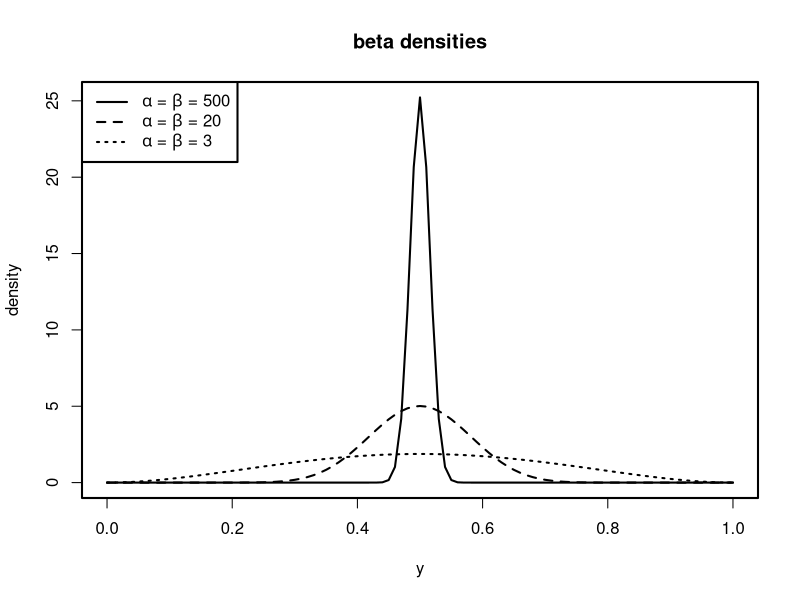

R code for this plot:
#  Figure 20.2

x = seq(0,1,.01)

postscript("beta_densities2.ps",width=6,height=5)
par(lwd=2)
plot(x,dbeta(x,500,500),type="l",lty=1,xlab="y",
   ylab="density",main="beta densities")
lines(x,dbeta(x,20,20),type="l",lty=2)
lines(x,dbeta(x,3,3),type="l",lty=3)

legend("topleft",c(
   expression(paste(alpha," = ",beta," = 500")) ,
   expression(paste(alpha," = ",beta," = 20")),
   expression(paste(alpha," = ",beta," = 3"))),
   lty=c(1,2,3))
graphics.off()
